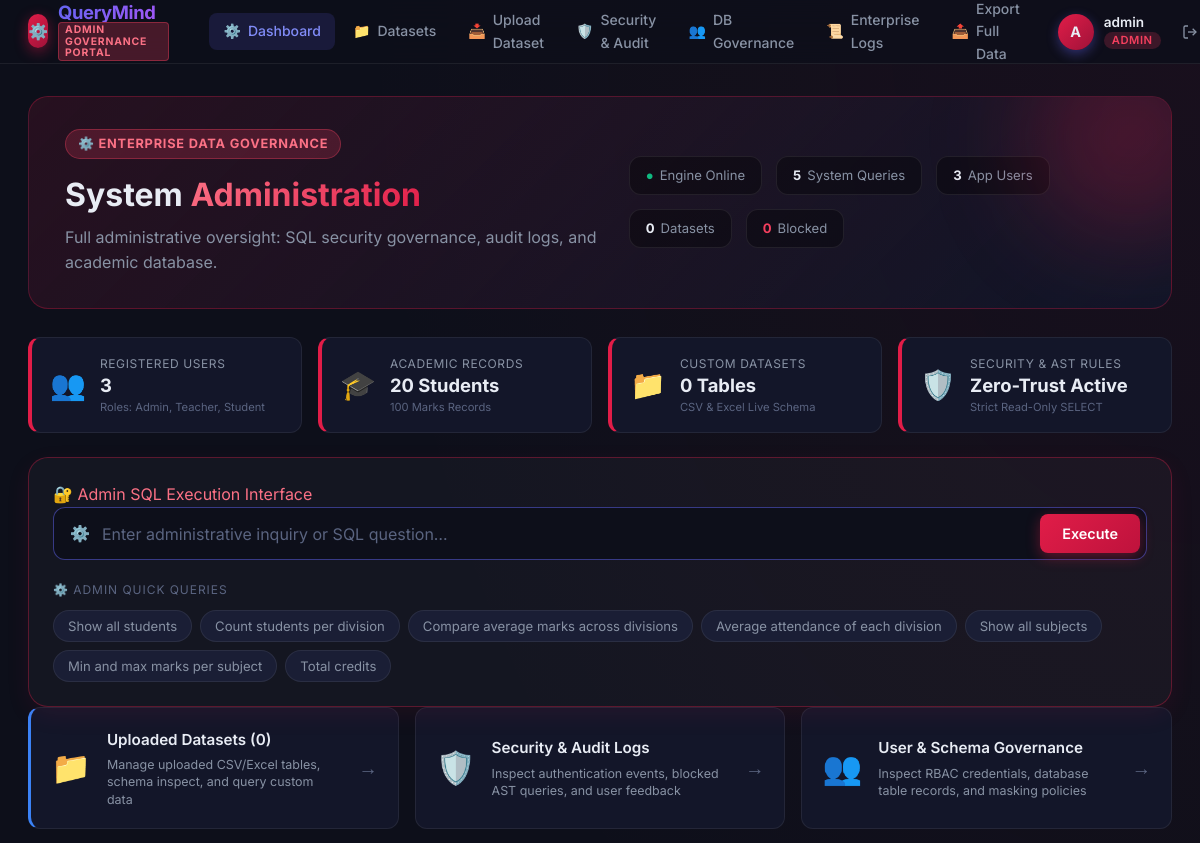
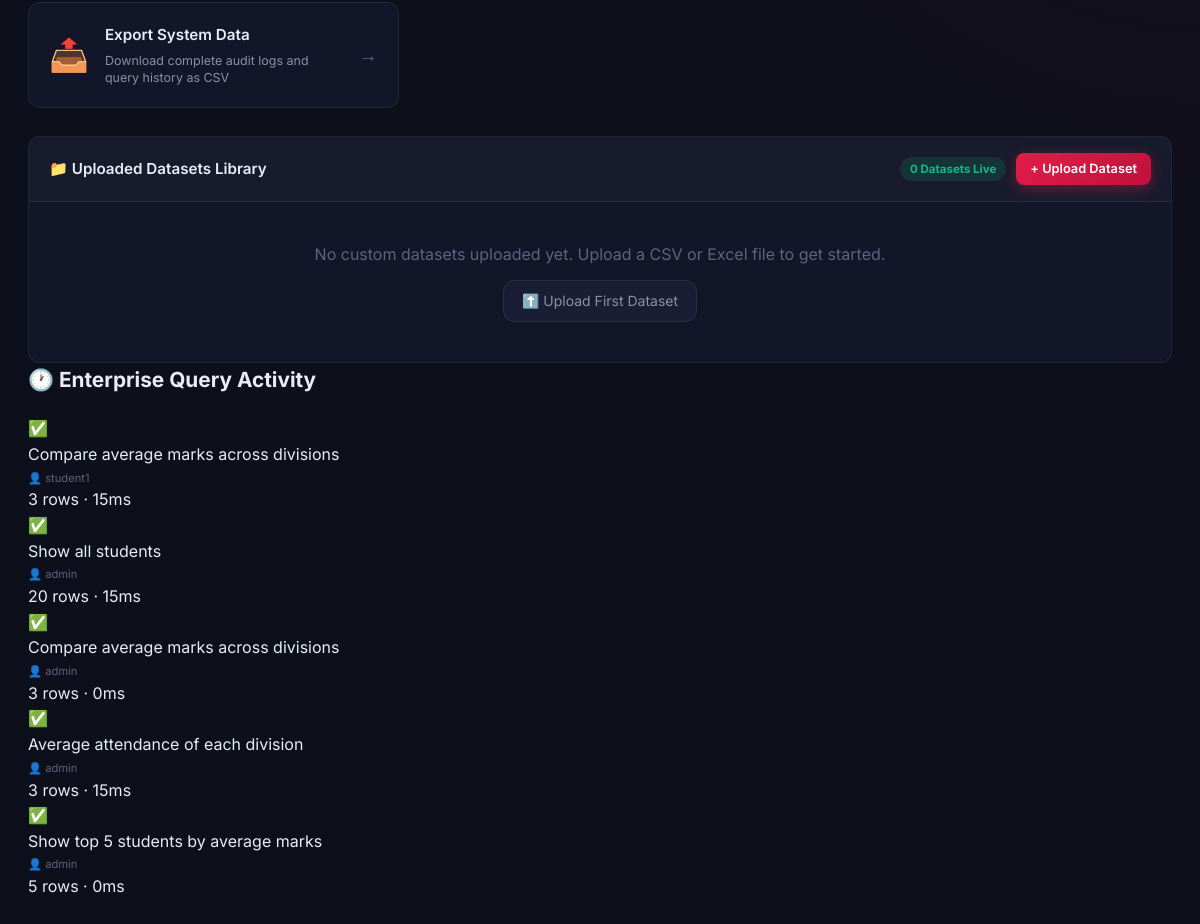
Before: /dashboard (signed in) with the older database file (2 pictures, top to bottom).
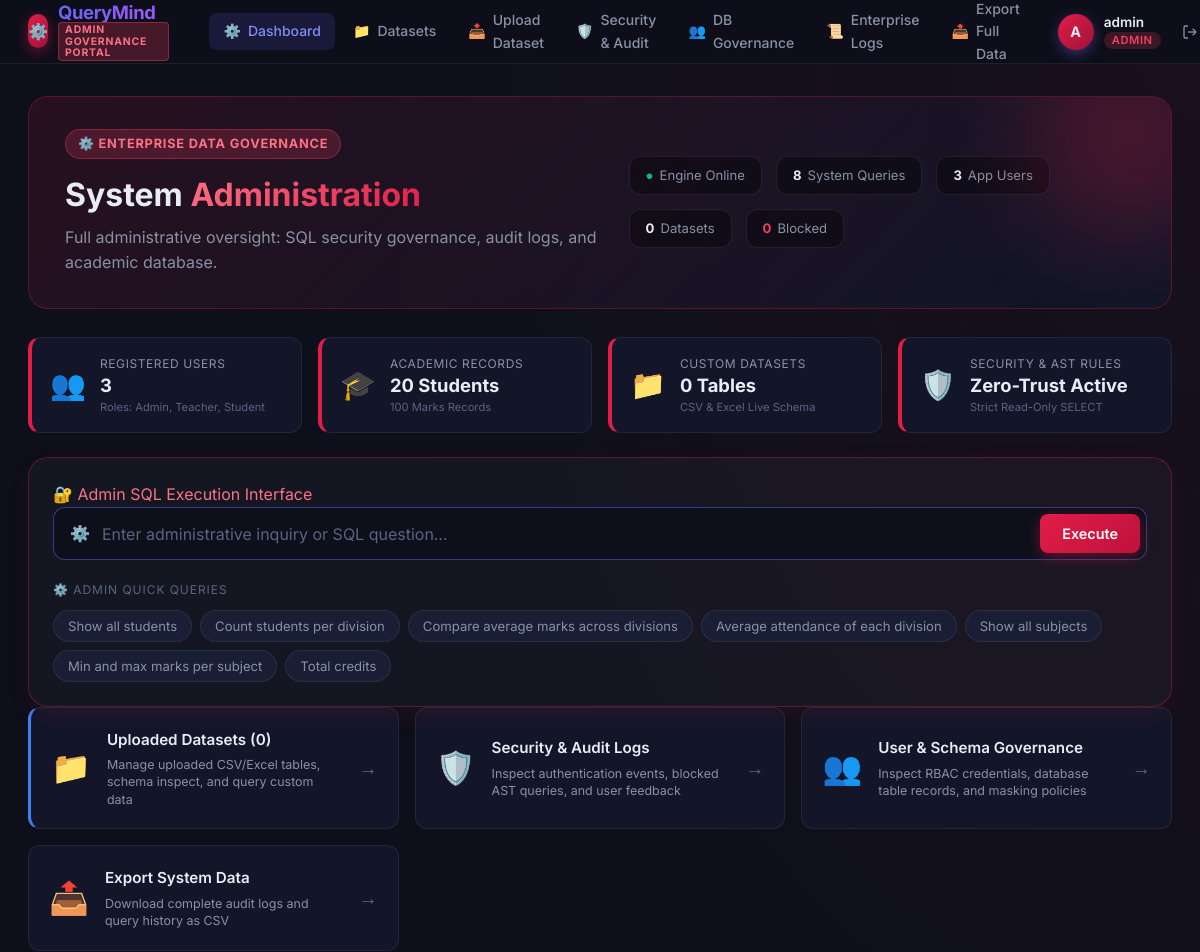
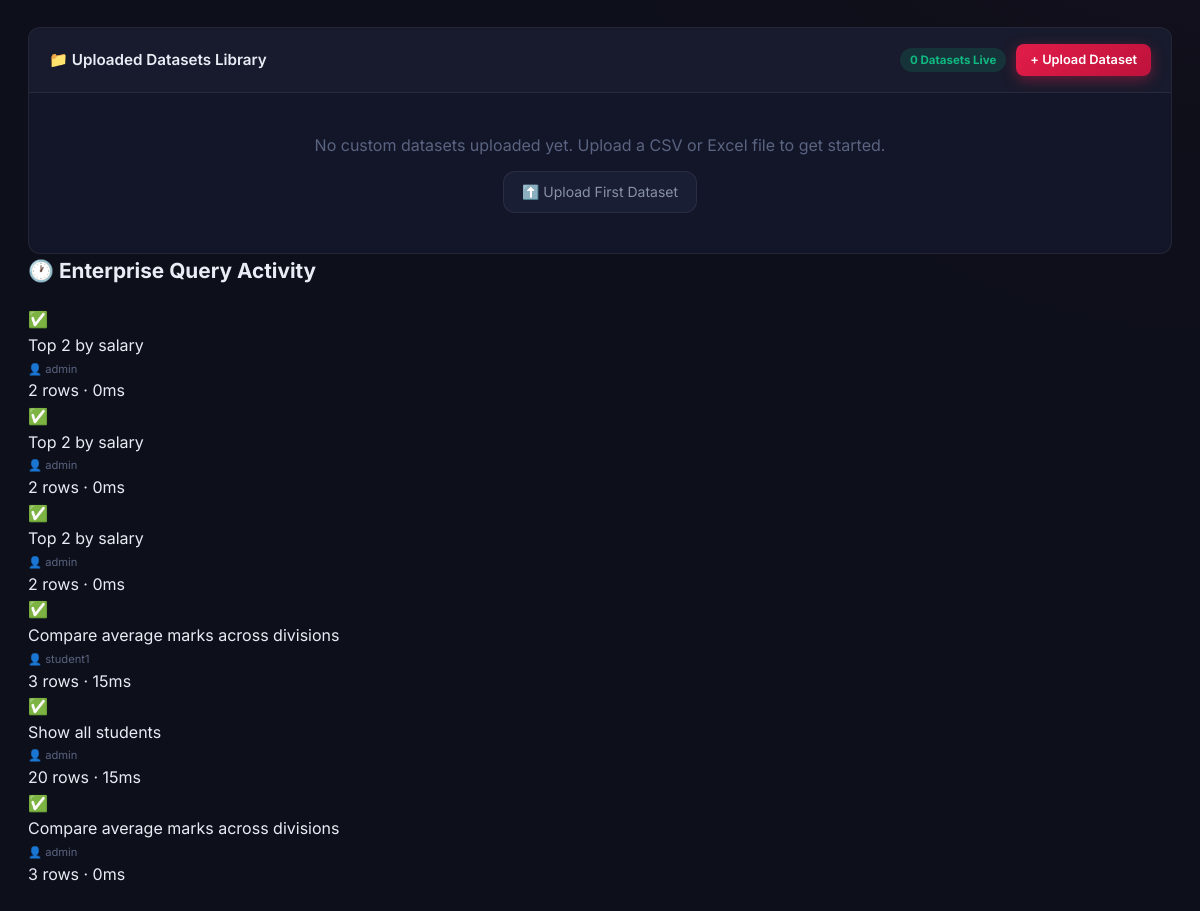
After: the same page with the newer database file (2 pictures, top to bottom).
### tables this page shows
CREATE TABLE query_logs (
        id               INTEGER PRIMARY KEY AUTOINCREMENT,
        user_id          INTEGER,
        username         TEXT,
        question         TEXT,
        generated_sql    TEXT,
        status           TEXT,
        execution_time_ms INTEGER,
        result_row_count INTEGER,
        error            TEXT,
        timestamp        TEXT DEFAULT (datetime('now'))
    );

### app.py (the view)
@app.route("/dashboard")
@login_required
def dashboard():
    role = session["role"]
    recent = get_query_history(session["user_id"], limit=5)
    stats = None
    app_users = None
    div_stats = None
    defaulters = None
    profile = None
    uploaded_datasets = None
    if role in ("admin", "teacher"):
        uploaded_datasets = get_uploaded_datasets()
    if role == "admin":
        stats = get_system_stats()
        app_users = get_app_users()
        recent = get_all_history(limit=6)
    elif role == "teacher":
        div_stats = get_division_stats()
        defaulters = get_defaulters(threshold=75.0)
    else:
        profile = get_student_profile(session.get("username", "student1"))
    return render_template(
        "dashboard.html",
        username=session["username"],
        role=role,
        recent=recent,
        stats=stats,
        app_users=app_users,
        div_stats=div_stats,
        defaulters=defaulters,
        profile=profile,
        uploaded_datasets=uploaded_datasets,
    )

### app.py (called while the page is built)
def login_required(f):
    from functools import wraps
    @wraps(f)
    def wrapper(*args, **kwargs):
        if "user_id" not in session:
            flash("Please log in to continue.", "warning")
            return redirect(url_for("login"))
        return f(*args, **kwargs)
    return wrapper

### db/database.py (called while the page is built)
def _conn():
    conn = sqlite3.connect(DB_PATH)
    conn.row_factory = sqlite3.Row          # rows accessible as dicts
    conn.execute("PRAGMA foreign_keys = ON")
    conn.execute("PRAGMA journal_mode = WAL")
    return conn

def get_query_history(user_id=None, limit=50):
    conn = _conn()
    if user_id:
        rows = conn.execute(
            "SELECT * FROM query_logs WHERE user_id=? ORDER BY id DESC LIMIT ?",
            (user_id, limit)
        ).fetchall()
    else:
        rows = conn.execute(
            "SELECT * FROM query_logs ORDER BY id DESC LIMIT ?", (limit,)
        ).fetchall()
    conn.close()
    return [dict(r) for r in rows]

def get_all_history(limit=200):
    return get_query_history(user_id=None, limit=limit)

### templates/dashboard.html (shortened to what the changed rows need)
{% extends "base.html" %}
{% block content %}
{% if role == 'admin' %}
<div class="role-hero admin-hero">
  <div class="role-hero-left">
    <div class="role-badge-lg admin-badge-lg">⚙️ Enterprise Data Governance</div>
    <h1>System <span class="gradient-text-red">Administration</span></h1>
    <p class="hero-sub">Full administrative oversight: SQL security governance, audit logs, and academic database.</p>
  </div>
  <div class="admin-system-stats">
    <div class="sys-stat"><span class="sys-val sys-green">●</span> Engine Online</div>
    <div class="sys-stat"><span class="sys-val">{{ stats.total_queries if stats else recent|length }}</span> System Queries</div>
    <div class="sys-stat"><span class="sys-val">{{ stats.users if stats else 3 }}</span> App Users</div>
    <div class="sys-stat"><span class="sys-val">{{ stats.datasets if stats else 0 }}</span> Datasets</div>
    <div class="sys-stat"><span class="sys-val sys-red">{{ stats.blocked_queries if stats else 0 }}</span> Blocked</div>
  </div>
</div>
<div class="admin-kpi-grid">
  <div class="kpi-card kpi-card-admin">
    <div class="kpi-icon">👥</div>
    <div class="kpi-info">
      <span class="kpi-label">Registered Users</span>
      <span class="kpi-number">{{ stats.users if stats else 3 }}</span>
      <span class="kpi-sub">Roles: Admin, Teacher, Student</span>
    </div>
  </div>
  <div class="kpi-card kpi-card-admin">
    <div class="kpi-icon">🎓</div>
    <div class="kpi-info">
      <span class="kpi-label">Academic Records</span>
      <span class="kpi-number">{{ stats.students if stats else 20 }} Students</span>
      <span class="kpi-sub">{{ stats.marks_records if stats else 100 }} Marks Records</span>
    </div>
  </div>
  <div class="kpi-card kpi-card-admin">
    <div class="kpi-icon">📁</div>
    <div class="kpi-info">
      <span class="kpi-label">Custom Datasets</span>
      <span class="kpi-number">{{ stats.datasets if stats else 0 }} Tables</span>
      <span class="kpi-sub">CSV &amp; Excel Live Schema</span>
    </div>
  </div>
  <div class="kpi-card kpi-card-admin">
    <div class="kpi-icon">🛡️</div>
    <div class="kpi-info">
      <span class="kpi-label">Security &amp; AST Rules</span>
      <span class="kpi-number">Zero-Trust Active</span>
      <span class="kpi-sub">Strict Read-Only SELECT</span>
    </div>
  </div>
</div>
<div class="query-card admin-card">
  <div class="card-label admin-label">🔐 Admin SQL Execution Interface</div>
  <form method="POST" action="{{ url_for('query') }}" id="queryForm">
    <div class="query-input-group">
      <div class="query-input-wrapper admin-input">
        <span class="query-prefix">⚙️</span>
        <input type="text" name="question" id="questionInput" class="query-input"
          placeholder="Enter administrative inquiry or SQL question…" autocomplete="off" required />
        <button type="submit" class="btn-query admin-query-btn" id="queryBtn">
          <span class="btn-text">Execute</span>
        </button>
      </div>
    </div>
  </form>
  <div class="suggestions">
    <p class="suggestion-label">⚙️ Admin Quick Queries</p>
    <div class="suggestion-chips">
      <button class="chip admin-chip" onclick="ask(this)">Show all students</button>
      <button class="chip admin-chip" onclick="ask(this)">Count students per division</button>
      <button class="chip admin-chip" onclick="ask(this)">Compare average marks across divisions</button>
      <button class="chip admin-chip" onclick="ask(this)">Average attendance of each division</button>
      <button class="chip admin-chip" onclick="ask(this)">Show all subjects</button>
      <button class="chip admin-chip" onclick="ask(this)">Min and max marks per subject</button>
      <button class="chip admin-chip" onclick="ask(this)">Total credits</button>
    </div>
  </div>
</div>
<div class="admin-actions-grid">
  <a href="{{ url_for('datasets') }}" class="action-card action-blue">
    <div class="action-icon">📁</div>
    <div class="action-info">
      <h3>Uploaded Datasets ({{ uploaded_datasets|length if uploaded_datasets else 0 }})</h3>
      <p>Manage uploaded CSV/Excel tables, schema inspect, and query custom data</p>
    </div>
    <span class="action-arrow">→</span>
  </a>
  <a href="{{ url_for('audit') }}" class="action-card action-red">
    <div class="action-icon">🛡️</div>
    <div class="action-info">
      <h3>Security &amp; Audit Logs</h3>
      <p>Inspect authentication events, blocked AST queries, and user feedback</p>
    </div>
    <span class="action-arrow">→</span>
  </a>
  <a href="{{ url_for('users') }}" class="action-card action-purple">
    <div class="action-icon">👥</div>
    <div class="action-info">
      <h3>User &amp; Schema Governance</h3>
      <p>Inspect RBAC credentials, database table records, and masking policies</p>
    </div>
    <span class="action-arrow">→</span>
  </a>
  <a href="{{ url_for('export_csv') }}" class="action-card action-green">
    <div class="action-icon">📤</div>
    <div class="action-info">
      <h3>Export System Data</h3>
      <p>Download complete audit logs and query history as CSV</p>
    </div>
    <span class="action-arrow">→</span>
  </a>
</div>
<div class="gov-card" style="margin-top:24px;">
  <div class="gov-card-header">
    <h3>📁 Uploaded Datasets Library</h3>
    <div style="display:flex; gap:10px; align-items:center;">
      <span class="gov-badge-green">{{ uploaded_datasets|length if uploaded_datasets else 0 }} Datasets Live</span>
      <a href="{{ url_for('dataset_upload') }}" class="btn-query admin-query-btn" style="padding:6px 14px; font-size:0.8rem; text-decoration:none;">+ Upload Dataset</a>
    </div>
  </div>
  <div style="padding:16px 20px;">
    {% if uploaded_datasets %}
    <div class="datasets-grid" style="margin-top:0;">
      {% for ds in uploaded_datasets %}
      <a href="{{ url_for('dataset_view', table_name=ds.table_name) }}" class="dataset-card">
        <div class="dc-icon">📊</div>
        <div class="dc-body">
          <h3>{{ ds.display_name }}</h3>
          <div class="dc-meta">
            <span class="dc-tag">{{ ds.row_count }} rows</span>
            <span class="dc-tag">{{ ds.col_count }} columns</span>
            <span class="dc-tag">📅 {{ ds.uploaded_at[:16] }}</span>
            <span class="dc-tag">👤 {{ ds.uploaded_by }}</span>
          </div>
        </div>
        <span class="dc-arrow">→</span>
      </a>
      {% endfor %}
    </div>
    {% else %}
    <div style="text-align:center; padding:24px; color:var(--text-muted);">
      <p style="margin-bottom:12px;">No custom datasets uploaded yet. Upload a CSV or Excel file to get started.</p>
      <a href="{{ url_for('dataset_upload') }}" class="btn-outline" style="display:inline-block;">⬆️ Upload First Dataset</a>
    </div>
    {% endif %}
  </div>
</div>
{% if recent %}
<div class="recent-section">
  <h2 class="section-title">🕐 Enterprise Query Activity</h2>
  <div class="recent-list">
    {% for r in recent %}
    <div class="recent-item status-bar-{{ r.status }}">
      <span class="recent-status status-dot-{{ r.status }}">
        {% if r.status == 'success' %}✅{% elif r.status == 'no_match' %}❓{% elif r.status == 'validation_failed' %}🛡{% else %}💥{% endif %}
      </span>
      <div class="recent-main">
        <span class="recent-q">{{ r.question }}</span>
        <span class="recent-user-tag">👤 {{ r.username or 'system' }}</span>
      </div>
      <span class="recent-meta">{{ r.result_row_count or 0 }} rows · {{ r.execution_time_ms or 0 }}ms</span>
    </div>
    {% endfor %}
  </div>
</div>
{% endif %}
{% endif %}
{% endblock %}

Changed rows visible on the page:
no longer on this page (row unchanged): query_logs: question "Average attendance of each division", username "admin", result_row_count "3", execution_time_ms "15"
no longer on this page (row unchanged): query_logs: question "Show top 5 students by average marks", username "admin", result_row_count "5", execution_time_ms "0"
added query_logs: question "Top 2 by salary", username "admin", result_row_count "2", execution_time_ms "0"
added query_logs: question "Top 2 by salary", username "admin", result_row_count "2", execution_time_ms "0"
added query_logs: question "Top 2 by salary", username "admin", result_row_count "2", execution_time_ms "0"
Other visible differences:
{{ stats.total_queries if stats else recent|length }}: "5" → "8"
